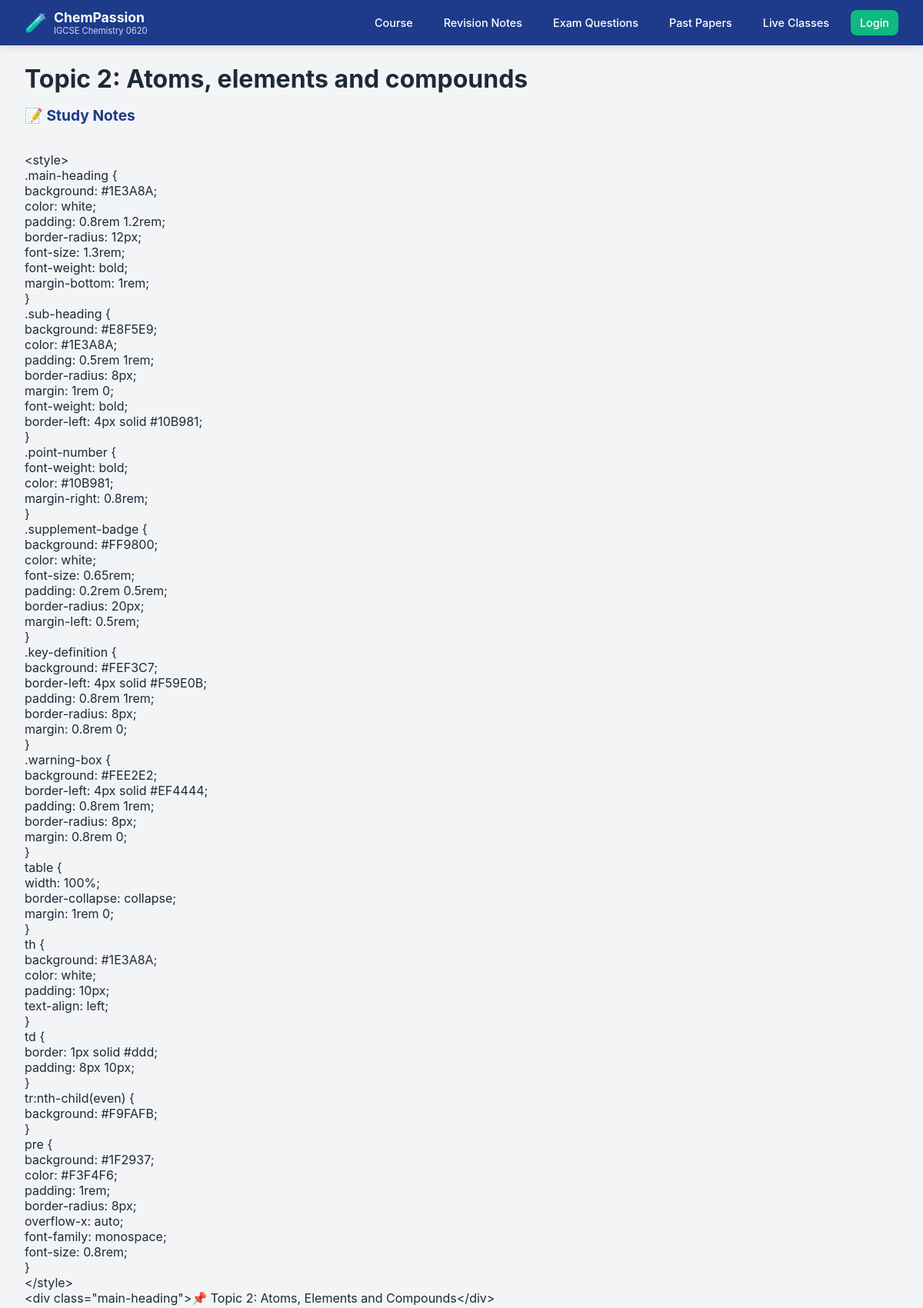
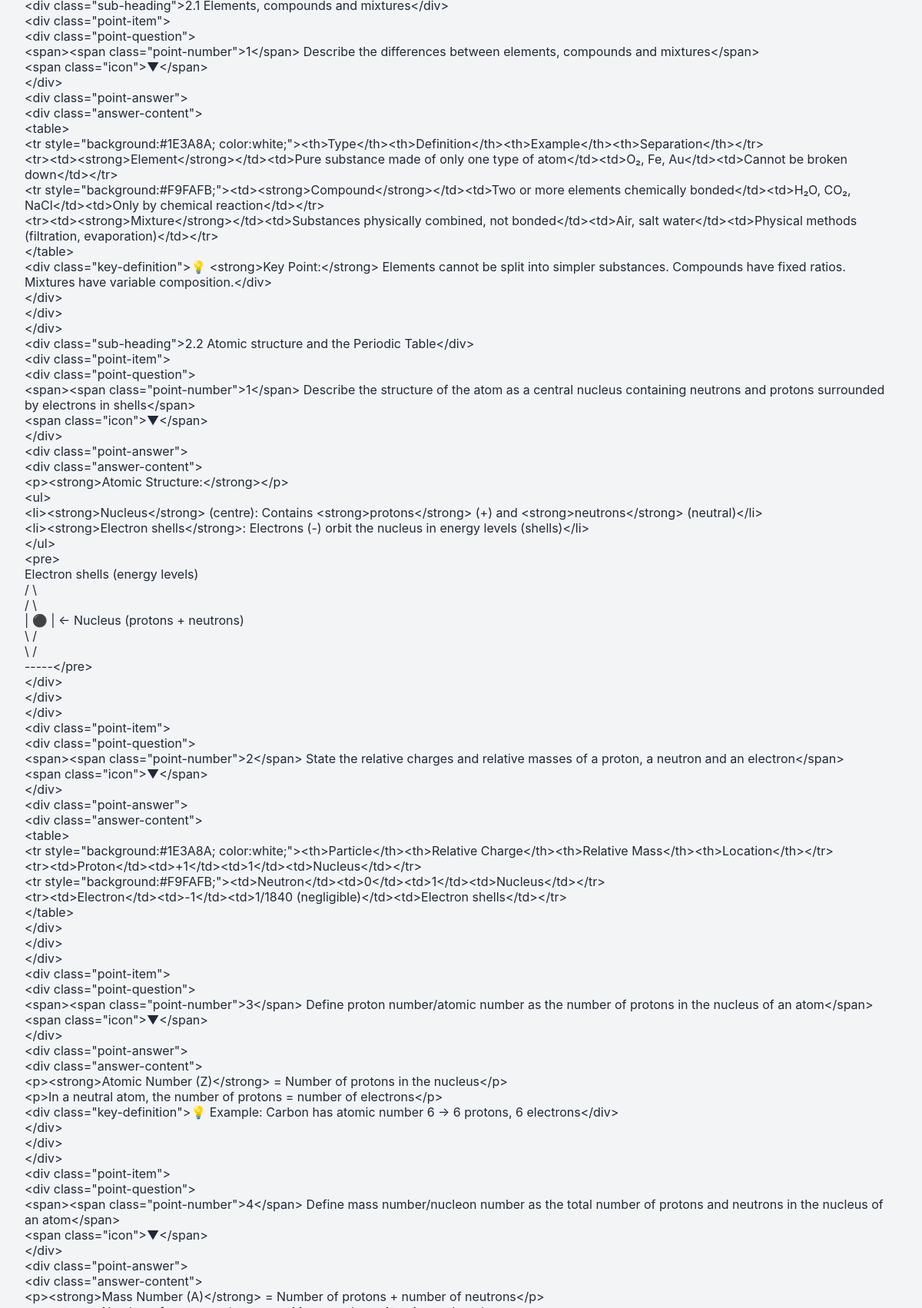
The page /topic/2/ (upper part) on the database its author committed (2 pictures, top to bottom).
### pastpapers/models.py (models this page shows, shortened)
class Topic(models.Model):
    code = models.CharField(max_length=10, help_text="e.g., 1.1, 2.3")
    name = models.CharField(max_length=200, help_text="e.g., States of Matter")
    description = models.TextField(blank=True)
    order = models.IntegerField(default=0)
    class Meta:
        ordering = ['order', 'code']

class TopicNote(models.Model):
    topic = models.OneToOneField(Topic, on_delete=models.CASCADE, related_name='notes')
    content = models.TextField(help_text="Write notes in markdown or HTML format")
    pdf_file = models.FileField(upload_to='notes/', blank=True, null=True)
    updated_at = models.DateTimeField(auto_now=True)

### pastpapers/views.py (the view)
# urls.py: path('topic/<int:topic_id>/', views.topic_detail, name='topic_detail'),
def topic_detail(request, topic_id):
    topic = get_object_or_404(Topic, id=topic_id)
    subtopics = topic.subtopics.all().order_by('order')
    for subtopic in subtopics:
        subtopic.question_count = subtopic.question_set.count()
    context = {
        'topic': topic,
        'subtopics': subtopics,
    }
    return render(request, 'pastpapers/topic_detail.html', context)

### pastpapers/context_processors.py (called while the page is built)
def topics_processor(request):
    try:
        topics = Topic.objects.all().order_by('order')
        for topic in topics:
            topic.question_count = topic.question_set.count()
            topic.subtopic_count = topic.subtopics.count()
        return {'topics': topics}
    except:
        return {'topics': []}

### pastpapers/templates/pastpapers/topic_detail.html (shortened to what this page needs)
{% extends 'pastpapers/base.html' %}
{% block content %}
<div class="section-header">
    <h1>Topic {{ topic.code }}: {{ topic.name }}</h1>
</div>
<div class="section-header">
    <h2>📝 Study Notes</h2>
</div>
<div class="notes-container">
    {% if topic.notes %}
        <div class="notes-content">
            {{ topic.notes.content|linebreaks }}
        </div>
    {% else %}
        <p>Study notes coming soon!</p>
    {% endif %}
</div>
{% endblock %}

### pastpapers/templates/pastpapers/base.html (style rules this page uses)
* { margin: 0; padding: 0; box-sizing: border-box; }
body { font-family: 'Inter', -apple-system, BlinkMacSystemFont, 'Segoe UI', Roboto, sans-serif; background: #F3F4F6; color: #1F2937; }
.section-header { margin-bottom: 1rem; }
.section-header h2 { font-size: 1.2rem; color: #1E3A8A; }

### rows shown on the page
Topic: code "2", name "Atoms, elements and compounds", notes.content "<style> .main-heading { background: #1E3A8A; color: white; padding: 0.8rem 1.2rem; border-radius: 12px; font-size: 1.3rem; font-weight: bold; margin-bottom: 1rem; } .sub-heading { background: #E8F5E9; color: #1E3A8A; padding: 0.5rem 1rem; border-radius: 8px; margin: 1rem 0; font-weight: bold; border-left: 4px solid #10B981; } .point-number { font-weight: bold; color: #10B981; margin-right: 0.8rem; } .supplement-badge { background: #FF9800; color: white; font-size: 0.65rem; padding: 0.2rem 0.5rem; border-radius: 20px; margin-left: 0.5rem; } .key-definition { background: #FEF3C7; border-left: 4px solid #F59E0B; padding: 0.8rem 1rem; border-radius: 8px; margin: 0.8rem 0; } .warning-box {…"
